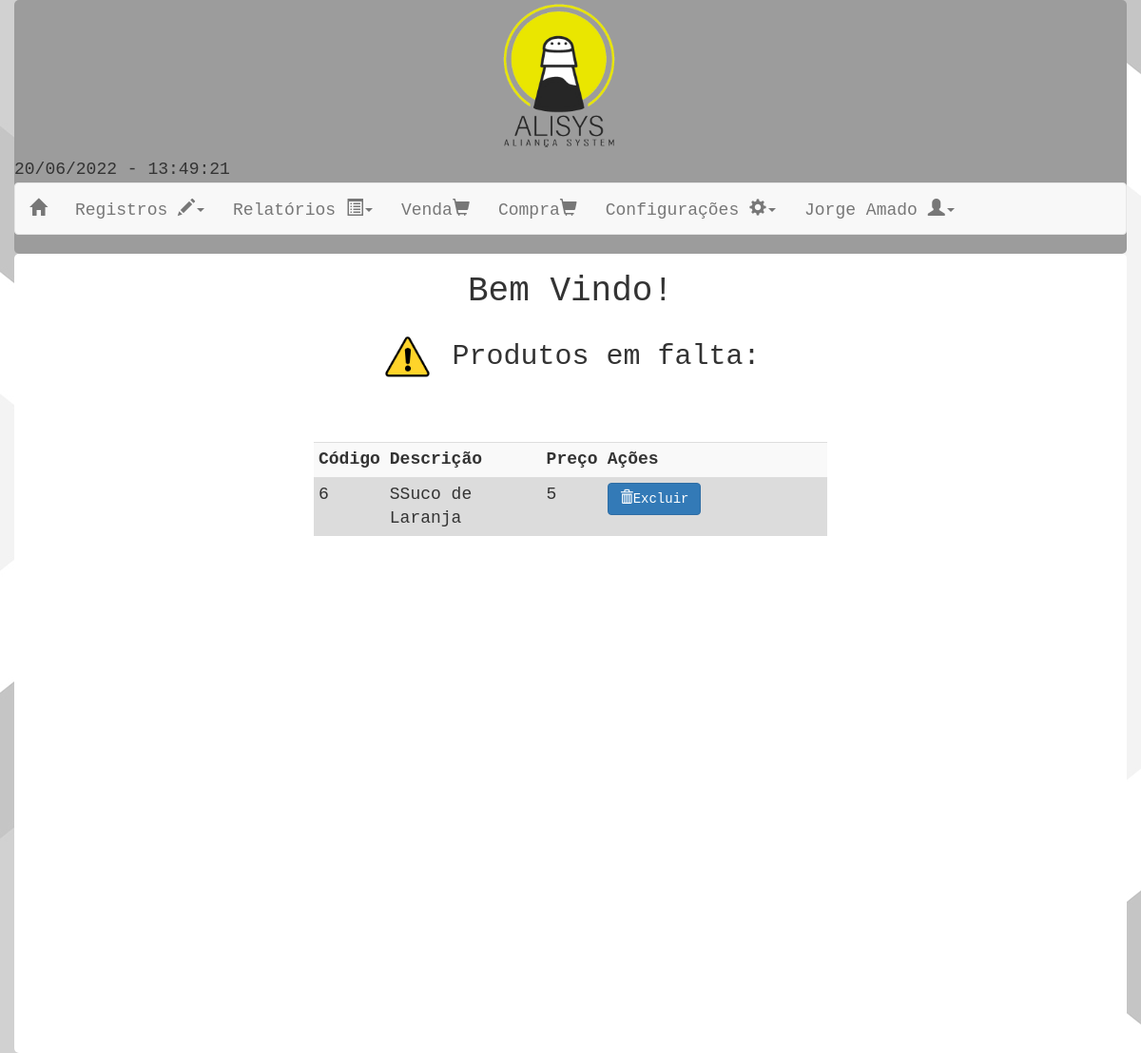
The app's page /AliSys_interface/Inicio.php (signed in) with its own data.
### tables this page shows
create table usuario(
	codigo       int auto_increment primary key,
    nome         varchar(50) not null,
    cpf          varchar(20) not null,
    rg           varchar(20) not null,
    estcivil     varchar(20) not null,
    datanasc     date        not null,
    tipous       varchar(20) not null,
    uf           varchar(2)  not null,
    cidade       varchar(50),
    rua          varchar(50),
    numero       int ,
    email        varchar(60),
    telefone     varchar(20),
    senha        varchar(100) not null
);

create table produto(
	codigo          int not null,
    descricao       varchar(50) not null,
    precovenda      double not null,
    cod_unidade     int,
    fabricante      varchar(20),
    quantidade      int DEFAULT NULL,
    categoria_codigo int,
    primary key (codigo),
    foreign key (categoria_codigo) references categoria(codigo),
    foreign key (cod_unidade) references unidade(codigo)
);

### AliSys_interface/Inicio.php (the view, shortened to what this page needs)
<!DOCTYPE html>
<html>
    <head>
        <link rel="stylesheet" href="bootstrap-3.3.6-dist/css/bootstrap.min.css">
    </head>
    <body onload="javascript:exibeDataHora('hora');" style='background-attachment:fixed;' background="imagens/madeira.jpg" bgproperties="fixed">
       <?php
        include 'cabeca.php';
        ?>
        <div class="container">
            <h1 class="text-center">Bem Vindo!</h1>
            <?php
            include 'conectabanco.php';
            $busca = "select produto.*from produto where produto.quantidade<=0 ;";
            $resultado = mysqli_query($conexao, $busca);
            if (mysqli_num_rows($resultado) != 0) {
                $produto = mysqli_fetch_assoc($resultado);
                echo'<h2 class="text-center"><span><img src="imagens/warning.png" width="5%" ></span> Produtos em falta:</h2></br></br>
            <div class="col-md-offset-3 col-md-6">
                <table class="table table-condensed table-striped"  style="background-color:#DCDCDC;">';
                echo "<tr><th >Código</th><th class='col-md-4' > Descrição</th><th>Preço</th><th  >Ações</th> </tr>";
                while ($produto) {
                    echo "<tr><td>" . $produto['codigo'] . "</td><td>" . $produto['descricao'] . "</td><td>" . $produto['precovenda'] . "</td> " .
                    "</td><td class='col-md-6'> "
                    . "       <a class='btn btn-primary' href='ManterProduto/Manutencao/Exclusao/ExcluirProduto.php?codigo=" . $produto['codigo'] . "'><span class='glyphicon glyphicon-trash'></span>Excluir</a></td></tr>";
                    $produto = mysqli_fetch_assoc($resultado);
                }
                echo'</table></div>';
            }
            echo '<br><br><br><br><br><br><br><br><br><br><br><br><br><br><br><br><br><br><br><br><br><br><br><br><br>';
            ?>
        </div>
</body>
</html>

### AliSys_interface/cabeca.php (shortened to what this page needs)
<?php
$raiz = $_SERVER['DOCUMENT_ROOT'];
include $raiz . '/AliSys_interface/ConectaBanco.php';
?>
<div  class="container"  style='background-color: #9C9C9C '>
    <div class="col-lg-offset-5">
        <img  style="width: 25%" src="/AliSys_interface/imagens/logo1.png" />
    </div>
    <div class="row" >
<div  id="hora"></div>
        <nav class="navbar navbar-default ">
            <div  >
                <div class="navbar-header">
                    <a class="navbar-brand" href="/Alisys_interface/Inicio.php"> <span class="glyphicon glyphicon-home"></span></a>
                </div>
                <div class="collapse navbar-collapse">
                    <ul class="nav navbar-nav">
                        <li class="dropdown">
                            <a href="#" class="dropdown-toggle" data-toggle="dropdown" role="button" aria-haspopup="true" aria-expanded="false">Registros <span class="glyphicon glyphicon-pencil"></span><span class="caret"></span></a>
                        </li>
                        <li class="dropdown">
                            <a href="#" class="dropdown-toggle" data-toggle="dropdown" role="button" aria-haspopup="true" aria-expanded="false">Relatórios <span class="glyphicon glyphicon-list-alt"></span><span class="caret"></span></a>
                        </li>
                        <li class="dropdown">
                            <a href="/AliSys_interface/Venda/Realizar/FormVenda.php" aria-haspopup="true" aria-expanded="false">Venda<span class="glyphicon glyphicon-shopping-cart"></span></a>
                        </li>
                        <li class="dropdown">
                            <a href="/AliSys_interface/Compra/Realizar/FormCompra.php" aria-haspopup="true" aria-expanded="false">Compra<span class="glyphicon glyphicon-shopping-cart"></span></a>
                        </li>
                        <li class="dropdown">
                            <a href="#" class="dropdown-toggle" data-toggle="dropdown" role="button" aria-haspopup="true" aria-expanded="false">Configurações <span class="glyphicon glyphicon-cog"></span><span class="caret"></span></a>
                        </li>
                        <?php
                        if (isset($_SESSION['user'])) {
                            $que = $_SESSION['user'];
                            $busca = "select * from usuario where cpf= $que;";
                            $resultado = mysqli_query($conexao, $busca);
                            $usuario = mysqli_fetch_assoc($resultado);
                            echo '
                                                <li class="dropdown">
                                                     <a  data-toggle="dropdown" role="button" aria-haspopup="true" aria-expanded="false">
                                                      ' . $usuario['nome'] . ' <span class="glyphicon glyphicon-user dropdown-toggle"></span><span class="caret"></span></a>
                                                    <ul class="dropdown-menu">
                                                        <li><a href="/AliSys_interface/ManterUsuario/Manutencao/Edicao/VizualizarPerfil.php">Visualizar Perfil</a></li>
                                                        <li><a href="/AliSys_interface/ManterUsuario/Manutencao/Edicao/EditarUsuario.php?cpf=' . $_SESSION['user'] . '">Editar Perfil</a></li>
                                                        <li><a href="/AliSys_interface/Login/Logout.php">Sair</a></li>
                                                    </ul>
                                                </li>';
                        }
                        ?>
                    </ul>
                </div>
            </div>
        </nav>
    </div>
</div>

### records on screen
usuario: nome "Jorge Amado"
produto: codigo "6", descricao "SSuco de Laranja", precovenda "5"
